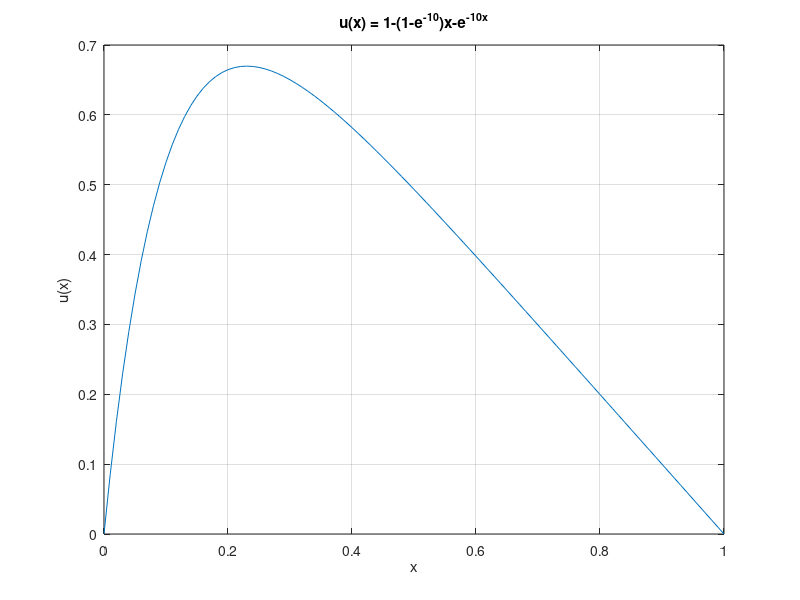

Write the MATLAB code that produced this figure.
x=load('problem2_x.txt');
u=load('problem2_u.txt');

plot(x,u)
grid on 
xlabel('x')
ylabel('u(x)')
title('u(x) = 1-(1-e^{-10})x-e^{-10x}')
